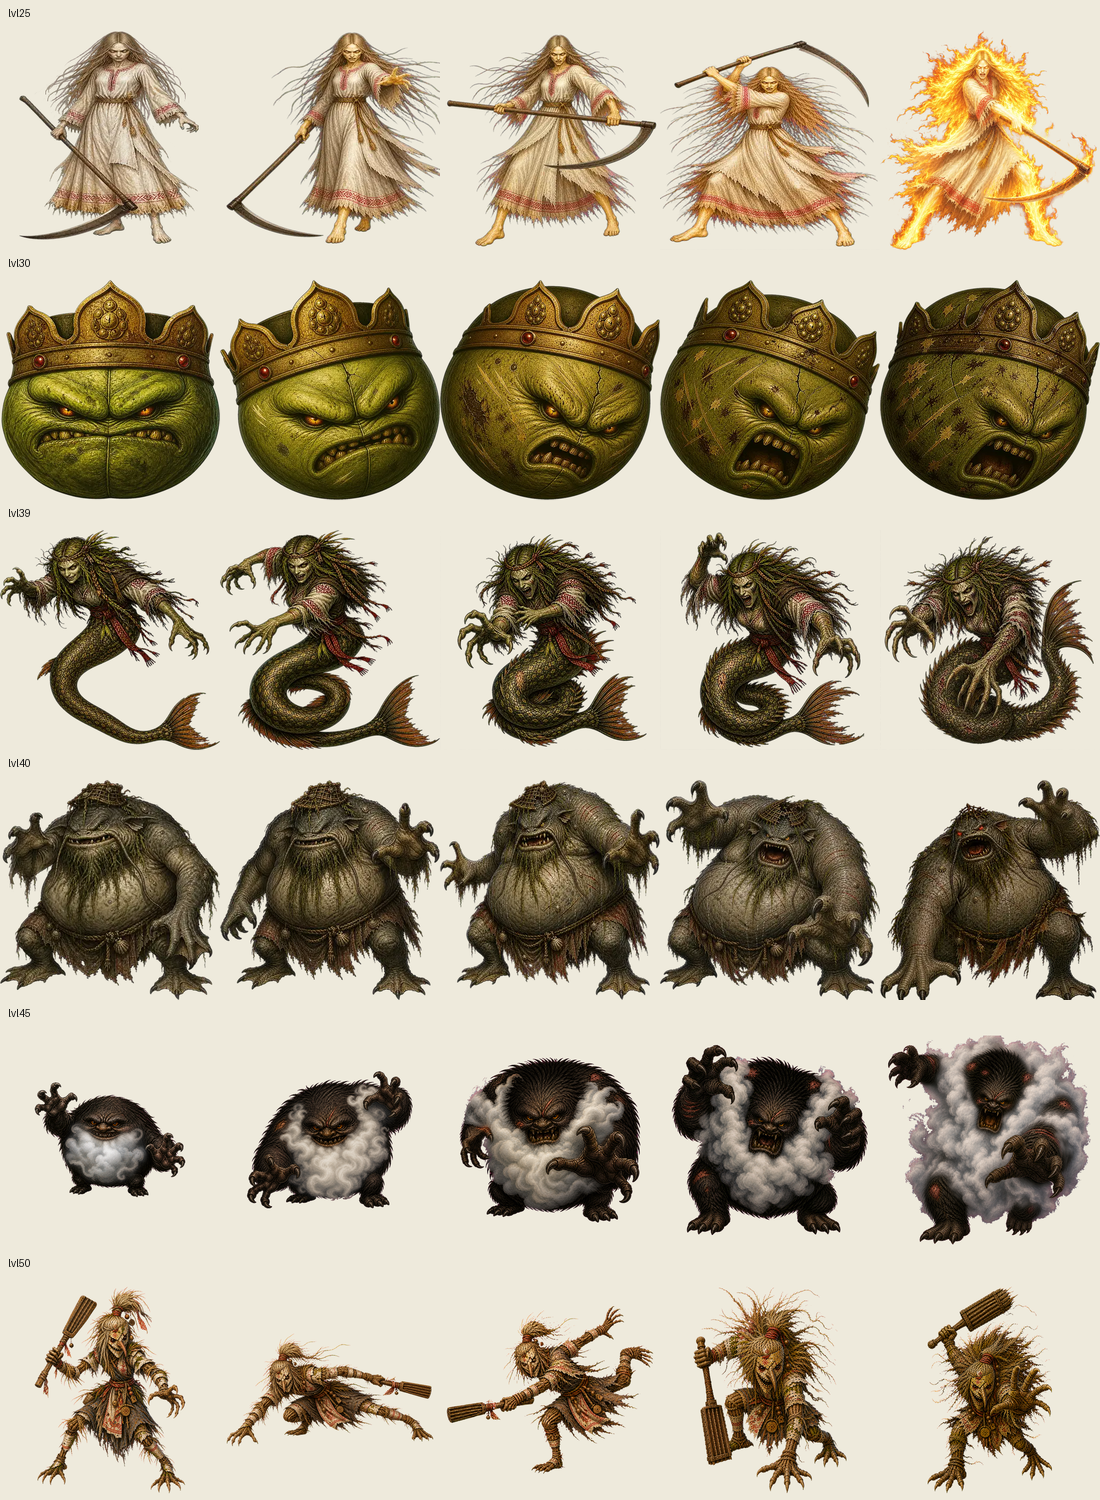

This figure's Python source:
from pathlib import Path

from PIL import Image, ImageDraw


ROOT = Path(r"F:\3 Курсы\0 Веб Разработчик\12 Проекты для портфолио\3 Игра без названия\игра №2")
LEVELS = [
    ROOT / "images/enemies/regions/2_zolot_polya/lvl25",
    ROOT / "images/enemies/regions/3_plod_zemli/lvl30",
    ROOT / "images/enemies/regions/4_rech_ozer/lvl39",
    ROOT / "images/enemies/regions/4_rech_ozer/lvl40",
    ROOT / "images/enemies/regions/5_dom_dvor/lvl45",
    ROOT / "images/enemies/regions/5_dom_dvor/lvl50",
]
OUT = ROOT / ".codex-image-work/qa_boss_phase_refs.png"


def composite(sprite: Image.Image, color=(238, 234, 220)) -> Image.Image:
    bg = Image.new("RGBA", sprite.size, (*color, 255))
    bg.alpha_composite(sprite.convert("RGBA"))
    return bg.convert("RGB")


def main() -> None:
    cell = 220
    label = 30
    sheet = Image.new("RGB", (cell * 5, (cell + label) * len(LEVELS)), (238, 234, 220))
    draw = ImageDraw.Draw(sheet)
    for row, folder in enumerate(LEVELS):
        y = row * (cell + label)
        draw.text((8, y + 7), folder.name, fill=(20, 20, 20))
        for col in range(5):
            image = Image.open(folder / f"{col + 1}.webp").convert("RGBA")
            image = composite(image).resize((cell, cell), Image.Resampling.LANCZOS)
            sheet.paste(image, (col * cell, y + label))
    sheet.save(OUT)


if __name__ == "__main__":
    main()
